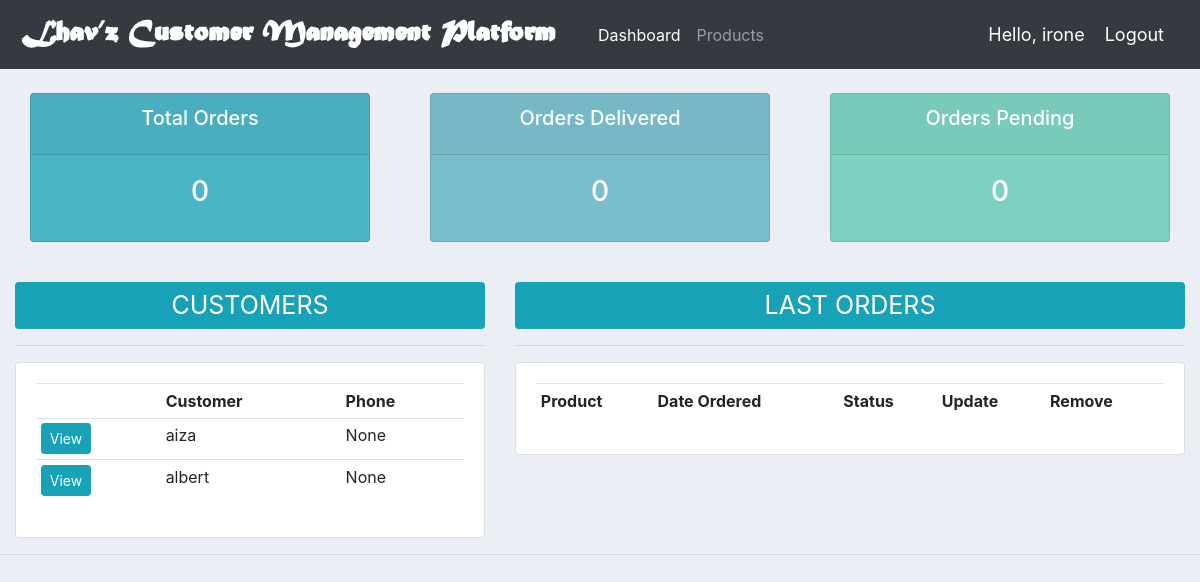
The app's page / (signed in) with its own data.
### accounts/models.py (models this page shows, shortened)
class Customer(models.Model):
	user = models.OneToOneField(User, null=True, blank=True, on_delete=models.CASCADE)
	name = models.CharField(max_length=200, null=True)
	phone = models.CharField(max_length=200, null=True)
	email = models.CharField(max_length=200, null=True)
	profile_pic = models.ImageField(default="profile1.png", null=True, blank=True)
	date_created = models.DateTimeField(auto_now_add=True, null=True)

### accounts/decorators.py (the view)
	def wrapper_function(request, *args, **kwargs):
		group = None
		if request.user.groups.exists():
			group = request.user.groups.all()[0].name
		if group == 'customer':
			return redirect('user-page')
		if group == 'admin':
			return view_func(request, *args, **kwargs)

### accounts/views.py (called while the page is built)
@login_required(login_url='login')
@admin_only
def home(request):
	orders = Order.objects.all()
	customers = Customer.objects.all()
	total_customers = customers.count()
	total_orders = orders.count()
	delivered = orders.filter(status='Delivered').count()
	pending = orders.filter(status='Pending').count()
	context = {'orders':orders, 'customers':customers,
	'total_orders':total_orders,'delivered':delivered,
	'pending':pending}
	return render(request, 'accounts/dashboard.html', context)

### accounts/templates/accounts/dashboard.html (shortened to what this page needs)
{%  extends 'accounts/main.html' %}
{% block content %}
{%  include 'accounts/status.html' %}
<br>
<div class="row">
	<div class="col-md-5">
		<h5>
			<a style="font-size: 25px" 	class="btn btn-info  btn-sm btn-block" href="">CUSTOMERS</a>
		</h5>
		<hr>
		<div class="card card-body">
			<table class="table table-sm">
				<tr>
					<th></th>
					<th>Customer</th>
					<th>Phone</th>
				</tr>
				{% for customer in customers %}
					<tr>
						<td><a class="btn btn-sm btn-info" href="{% url 'customer' customer.id %}">View</a></td>
						<td>{{customer.name}}</td>
						<td>{{customer.phone}}</td>
					</tr>
				{% endfor %}
			</table>
		</div>
	</div>
	<div class="col-md-7">
		<h5><a style="font-size: 25px" 	class="btn btn-info  btn-sm btn-block" href="">LAST ORDERS</a></h5>
		<hr>
		<div class="card card-body">
			<table class="table table-sm">
				<tr>
					<th>Product</th>
					<th>Date Ordered</th>
					<th>Status</th>
					<th>Update</th>
					<th>Remove</th>
				</tr>
			</table>
		</div>
	</div>
</div>
{% endblock %}

### accounts/templates/accounts/navbar.html (shortened to what this page needs)
{% load static %}
<nav class="navbar navbar-expand-lg navbar-dark bg-dark">
 <img src="{% static 'images/logo.png' %}">
  <div class="collapse navbar-collapse" id="navbarNav">
    <ul class="navbar-nav">
      {% if request.user.is_staff %}
      <li class="nav-item active">
        <a class="nav-link" href="{% url 'home' %}">Dashboard</a>
      </li>
      <li class="nav-item">
        <a class="nav-link" href="{% url 'products' %}">Products</a>
      </li>
      {% endif %}
    </ul>
  </div>
  <span class="hello-msg">Hello, {{request.user}}</span>
  <span ><a  class="hello-msg" href="{% url 'logout' %}">Logout</a></span>
</nav>

### static/css/main.css (style rules this page uses)
body { background-color: #ebeff5; }

### accounts/templates/accounts/navbar.html (style rules this page uses)
.hello-msg { font-size: 18px; color: #fff; margin-right: 20px; }

### records on screen
Customer: name "aiza", phone "None"
Customer: name "albert", phone "None"

### other values on screen
{{ request.user }} "irone"
{{ total_orders }} "0"
{{ delivered }} "0"
{{ pending }} "0"
